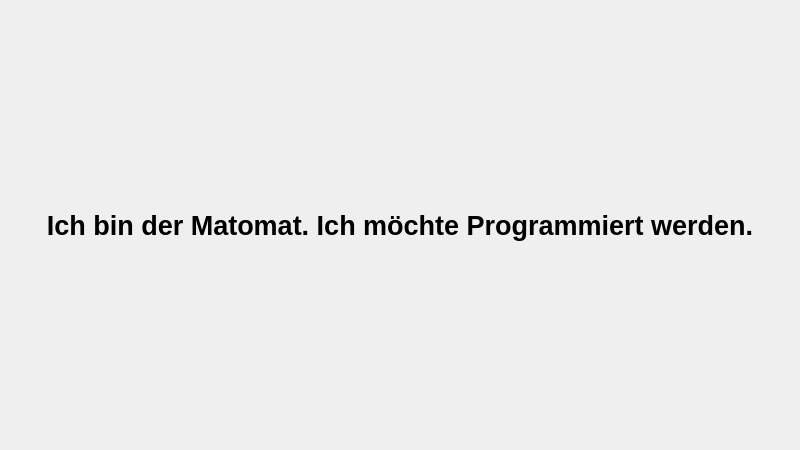
<?xml version="1.0" encoding="UTF-8"?>
<ui version="4.0">
 <class>MainWindow</class>
 <widget class="QMainWindow" name="MainWindow">
  <property name="geometry">
   <rect>
    <x>0</x>
    <y>0</y>
    <width>800</width>
    <height>450</height>
   </rect>
  </property>
  <property name="sizePolicy">
   <sizepolicy hsizetype="Fixed" vsizetype="Fixed">
    <horstretch>0</horstretch>
    <verstretch>0</verstretch>
   </sizepolicy>
  </property>
  <property name="minimumSize">
   <size>
    <width>800</width>
    <height>450</height>
   </size>
  </property>
  <property name="maximumSize">
   <size>
    <width>800</width>
    <height>450</height>
   </size>
  </property>
  <property name="windowTitle">
   <string>Matomat</string>
  </property>
  <property name="autoFillBackground">
   <bool>false</bool>
  </property>
  <widget class="QWidget" name="mainWidget">
   <layout class="QVBoxLayout" name="verticalLayout">
    <item>
     <widget class="QLabel" name="infoLabel">
      <property name="font">
       <font>
        <pointsize>20</pointsize>
        <weight>75</weight>
        <italic>false</italic>
        <bold>true</bold>
        <strikeout>false</strikeout>
        <kerning>true</kerning>
       </font>
      </property>
      <property name="text">
       <string>Ich bin der Matomat. Ich möchte Programmiert werden.</string>
      </property>
      <property name="textFormat">
       <enum>Qt::AutoText</enum>
      </property>
      <property name="scaledContents">
       <bool>false</bool>
      </property>
      <property name="alignment">
       <set>Qt::AlignCenter</set>
      </property>
     </widget>
    </item>
   </layout>
  </widget>
 </widget>
 <layoutdefault spacing="6" margin="11"/>
 <resources/>
 <connections/>
</ui>
